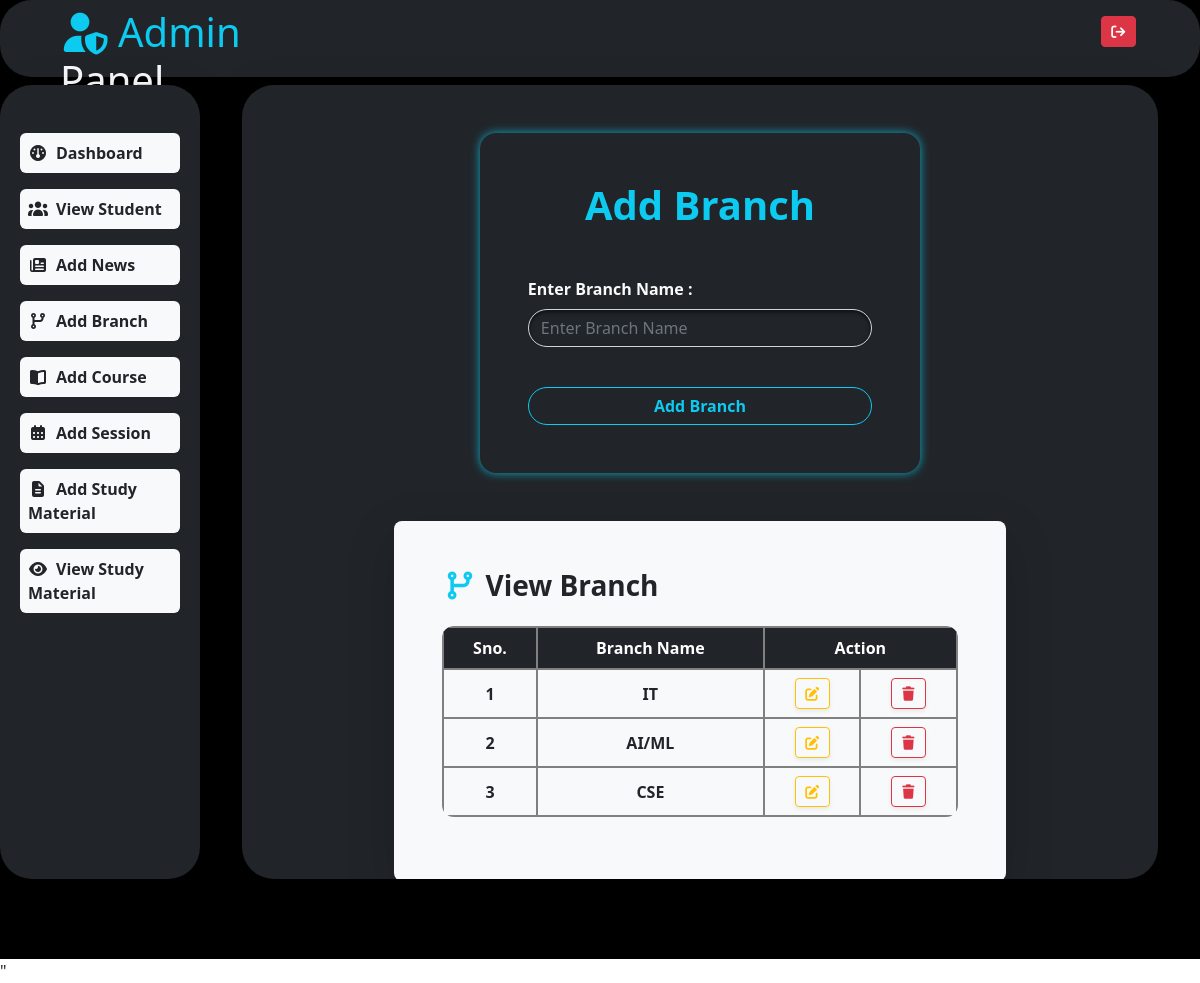
/adparent/adbranch/, run on the app's committed database.
### adminapp/models.py (models this page shows)
class Branch(models.Model):
    branch=models.CharField(max_length=30, unique=True)

### adminapp/views.py (the view)
# urls.py: path('adbranch/',views.adbranch,name="adbranch"),
def adbranch(request):
    if request.method=="POST":
        branch=request.POST['branch']
        br=Branch.objects.create(branch=branch)
        return redirect('adminapp:adbranch')
    br=Branch.objects.all()
    return render(request,'adbranch.html',{"br":br})

### adminapp/templates/adbranch.html (shortened to what this page needs)
{%extends 'adparent.html'%}
{%block body%}
<div class="row my-5">
    <div class="col-md-8 mx-auto ">
        <Form action="" method="POST" class="w-75 mx-auto shadow-lg rounded-4 p-5"  style="box-shadow: 0 0 10px  rgba(13, 202, 240, 0.8) !important;">
            <h1 class="text-info fw-bold text-center mb-4">Add Branch</h1>
            <br>
            <label for="" class="text-light fw-bold pb-2" >
                Enter Branch Name :
            </label>
            <input type="text" value="{{b.branch}}" name="branch" class="form-control  rounded-pill mb-3 st " placeholder="Enter Branch Name"/>
            <br>
            <input type="submit" value="Add Branch" class="btn btn-outline-info form-control rounded-pill fw-bold">
        </Form>
    </div>
</div>
<div class="row mt-5">
      <div class="col-md-8 p-5 mx-auto bg-light rounded-3 table-responsive shadow-lg">
        <h3 class="text-dark mb-4 fw-bold"><i class="fa fa-code-branch text-info me-2 fa-bounce"></i>View Branch</h3>
         <table class="table table-hover align-middle text-center shadow-sm-rounded-3 overflow-hidden">
            <thead class="table-dark">
             <tr>
               <th scope="col">Sno.</th>
               <th scope="col">Branch Name</th>
               <th scope="col" colspan="2">Action</th>
            </tr>
            </thead>
            <tbody>
            {%for b in br%}
            <tr>
               <td class="fw-semibold">{{forloop.counter}}</td>
               <td class="fw-bold">{{b.branch}}</td>
               <td><a href="{%url 'adminapp:editbranch' b.id %}" class="btn btn-outline-warning btn-sm shadow-sm"> <i class="fa fa-edit"></i></a></td>
               <td><a href="{%url 'adminapp:deletebranch' b.id %}" class="btn btn-outline-danger btn-sm shadow-sm"><i class="fa fa-trash"></i></a></td>
            </tr>
            {%endfor%}
            </tbody>
         </table>
      </div>
    </div>
{%endblock%}

### mainapp/static/css/style.css (style rules this page uses)
body { background-color: white; }
tr,th,td { border:2px solid grey; }

### adminapp/templates/adparent.html (style rules this page uses)
.st, textarea { background-color: #212529 !important; color: #f8f9fa !important; box-shadow: inset 0 2px 4px rgba(0,0,0,0.6); }
.table { border-radius: 12px; overflow: hidden; }

### data on the page
Branch: branch "IT"
Branch: branch "AI/ML"
Branch: branch "CSE"
